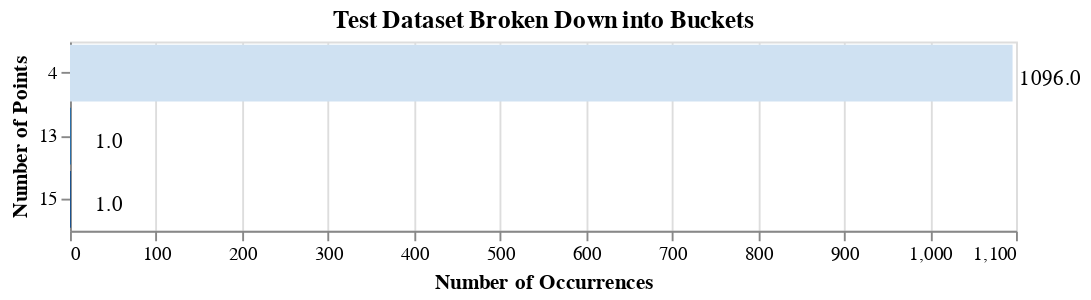

Notebook code cell kept with this figure:
### Code cell
show_npoints_duplicates()

### Figure 1 — Vega-Lite specification as saved in the notebook (floating-point values rounded to 4 significant figures)
{"config": {"view": {"continuousWidth": 400, "continuousHeight": 300}}, "layer": [{"mark": "bar", "encoding": {"color": {"type": "quantitative", "field": "Points_Found", "legend": null}, "detail": {"type": "nominal", "field": "Points_Found"}, "x": {"type": "quantitative", "axis": {"title": "Number of Occurrences"}, "field": "Count"}, "y": {"type": "nominal", "axis": {"title": "Number of Points"}, "field": "Points_Found"}}, "height": 100, "title": "Test Dataset Broken Down into Buckets", "width": 500}, {"mark": {"type": "text", "color": "black", "dx": 20, "dy": 3}, "encoding": {"detail": {"type": "nominal", "field": "Points_Found"}, "text": {"type": "quantitative", "aggregate": "sum", "field": "Count", "format": ".1f"}, "x": {"type": "quantitative", "aggregate": "sum", "field": "Count", "stack": "zero"}, "y": {"type": "nominal", "field": "Points_Found"}}}], "data": {"name": "data-e65810198c6fd28058475cf507329aa0"}, "$schema": "https://vega.github.io/schema/vega-lite/v4.8.1.json", "datasets": {"data-e65810198c6fd28058475cf507329aa0": [{"Points_Found": 4, "Count": 1096}, {"Points_Found": 15, "Count": 1}, {"Points_Found": 13, "Count": 1}]}}
